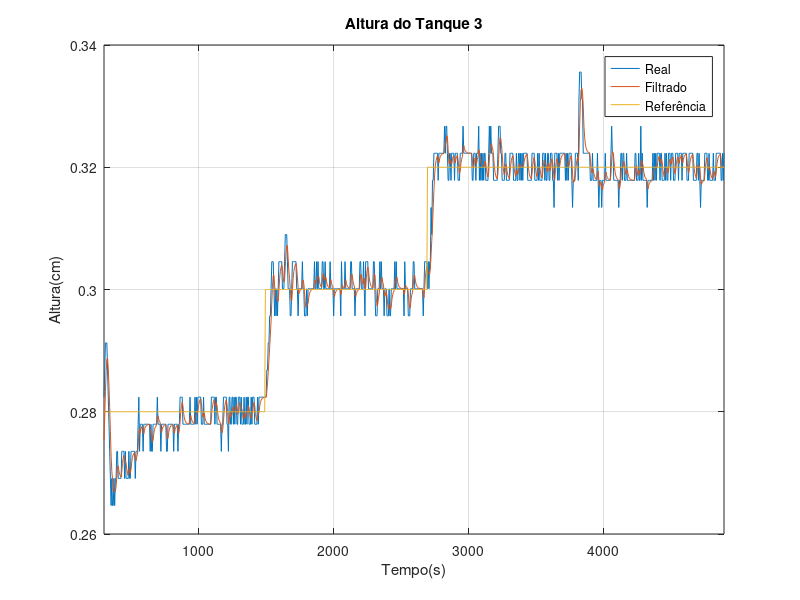
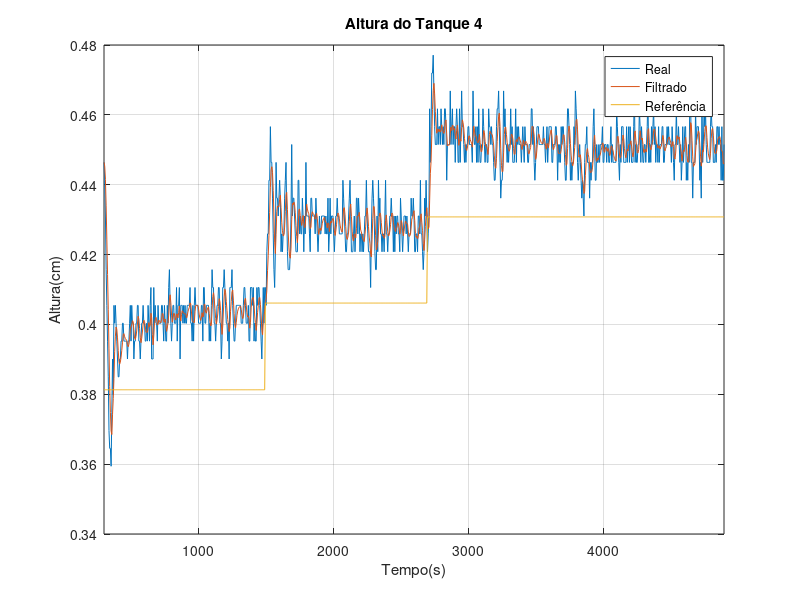
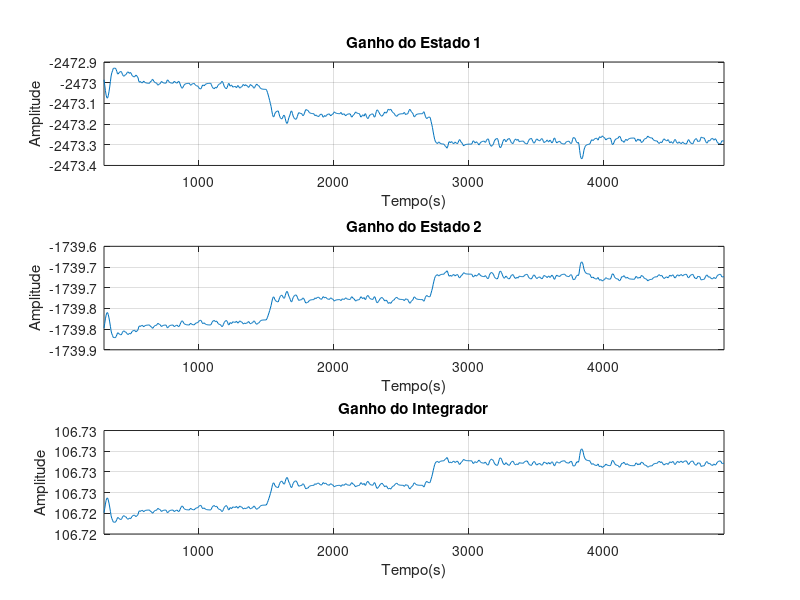
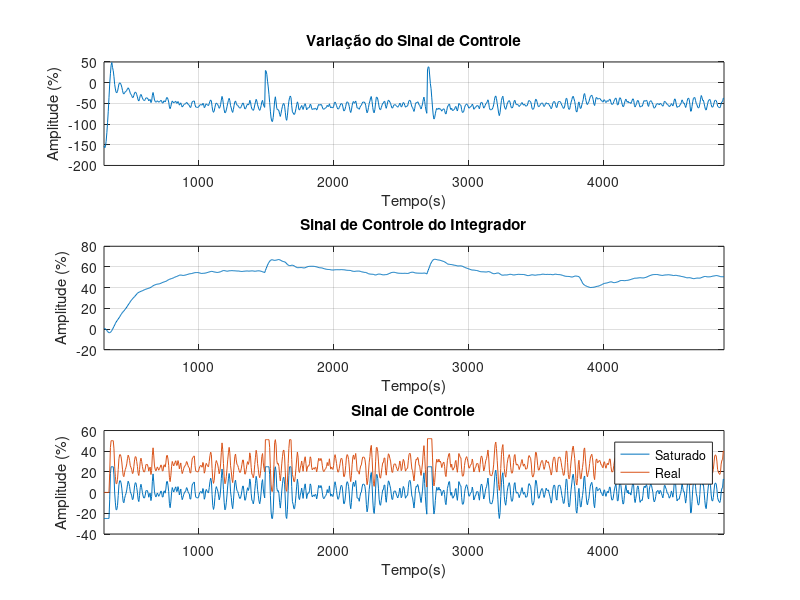

These figures' MATLAB source, in order: (Note: this script raises an error after producing the figures.)
clear
clc
%%
load('tarsis_seguimento_referencia_25_perturbacao.mat')
%% Determinação dos inicios e finais de vetores
% Verifica a posicao de inicio do vetor a ser aplicado 
total = length(Level3CM);
partial = length(x_i);
delay = total - partial + 1;
space_time = [t(delay) t(end)];
%%
% Conversão do Sinal de Controle de Operação em Referência
sp_q = uop*16.4 + 357.3;
sp_h3 = ((sp_q - 309.9)/87.07).^2;
sp_h4 = (sp_q - 431.2)/33.51 + sp_h3;
%%
figure
plot(t(delay:end),h3*1e-2);
hold on
plot(t(delay:end),h3f);
plot(t(delay:end),sp_h3*1e-2);
xlabel('Tempo(s)')
ylabel('Altura(cm)')
xlim(space_time)
grid on
title('Altura do Tanque 3')
legend('Real','Filtrado','Referência')
%%
figure
plot(t(delay:end),h4*1e-2);
hold on
plot(t(delay:end),h4f);
plot(t(delay:end),sp_h4*1e-2);
xlabel('Tempo(s)')
ylabel('Altura(cm)')
xlim(space_time)
grid on
title('Altura do Tanque 4')
legend('Real','Filtrado','Referência')
%%
figure
subplot(3,1,1)
plot(t(delay:end),K1)
title('Ganho do Estado 1')
ylabel('Amplitude')
xlabel('Tempo(s)')
grid on
xlim(space_time)
subplot(3,1,2)
plot(t(delay:end),K2 )
title('Ganho do Estado 2')
ylabel('Amplitude')
xlabel('Tempo(s)')
grid on
xlim(space_time)
subplot(3,1,3)
plot(t(delay:end),Ka )
title('Ganho do Integrador')
ylabel('Amplitude')
xlabel('Tempo(s)')
grid on
xlim(space_time)
%%
figure
subplot(3,1,1)
plot(t(delay:end),du )
title('Variação do Sinal de Controle')
ylabel('Amplitude (%)')
xlabel('Tempo(s)')
grid on
xlim(space_time)
subplot(3,1,2)
plot(t(delay:end),u_i )
title('Sinal de Controle do Integrador')
ylabel('Amplitude (%)')
xlabel('Tempo(s)')
grid on
xlim(space_time)
subplot(3,1,3)
plot(t(delay:end),u_s )
hold on
plot(t(delay:end),u )
title('Sinal de Controle')
ylabel('Amplitude (%)')
xlabel('Tempo(s)')
legend('Saturado','Real')
grid on
xlim(space_time)
%%
figure
plot(t(delay:end),erro )
title('Erro')
ylabel('Amplitude (%)')
xlabel('Tempo(s)')
xlim(space_time)
grid on
%%
figure
plot(t(delay:end),x_i )
title('Estado do Integrador')
ylabel('Amplitude (%)')
xlabel('Tempo(s)')
xlim(space_time)
grid on
%%
figure
T = 5.2632;
x = sdpvar(3,1);
A{1}=[-0.0111 0.0111; 0.0155 -0.0193]; % Matriz de Estados 1
A{2}=[-0.0111 0.0111; 0.0238 -0.0282]; % Matriz de Estados 2

B{1}=[1.0e-04 *0.5432; 0];
B{2}=B{1};

C=[0 1];
D=0;

% Discretização com ZOH
[Ad{1},Bd{1},Cd{1},Dd{1}]=c2dm(A{1},B{1},C,D,T,'zoh');
[Ad{2},Bd{2},Cd{2},Dd{2}]=c2dm(A{2},B{2},C,D,T,'zoh');
% Dimensão das matrizes
n=size(Ad{1},1);
m=size(Bd{1},2);
% Espaço de Estados Aumentados
Aa{1}=[Ad{1} zeros(n,m); -Cd{1}*Ad{1} 1];
Aa{2}=[Ad{2} zeros(n,m); -Cd{2}*Ad{2} 1];
Ba{1}=[Bd{1}; -Cd{1}*Bd{1}];
Ba{2}=[Bd{2}; -Cd{2}*Bd{2}];

N=size(Ad,2);
lambda = 0.95;
rho = 25;

[out]= mauriciosat1(Aa,Ba,1,1,1,1,1,lambda,rho);

q=coefs(out.P);
P1=inv(q{1});
P2=inv(q{2});
% Configurando o solver

% x_ = [(h4(1:621)*1e-2 - sp_h4(1:621)*1e-2);(h3(1:621)*1e-2 - sp_h3(1:621)*1e-2);x_i(1:621)];
% plot_dir3(x_(1,:)',x_(2,:)',x_(3,:)','r')
% hold on
x_ = [(h4f  - sp_h4 *1e-2);(h3f  - sp_h3 *1e-2);x_i ];
plot_dir3(x_(1,:)',x_(2,:)',x_(3,:)','g')
hold on
plot(x'*P1*x <= 1 & x'*P2*x <= 1)

title('Trajetória dos Estados, Saturação de 25%')
xlabel('h_{4}')
ylabel('h_{3}')
zlabel('x_{i}')